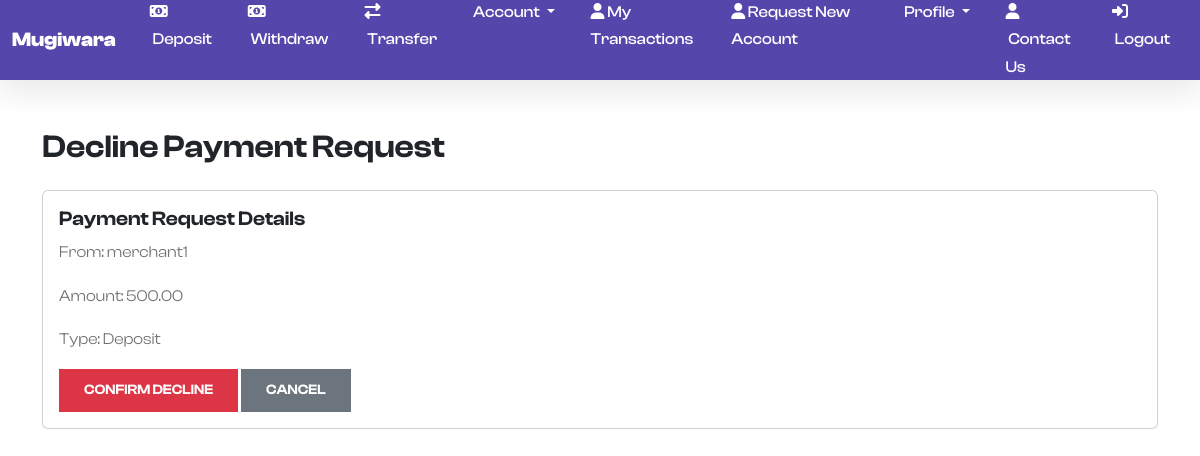
Page /decline_payment_request/2/ (signed in) on the committed database.
### users/models.py (models this page shows, shortened)
class PaymentRequest(models.Model):
    TRANSACTION_CHOICES = [
        ('deposit', 'Deposit'),
        ('withdraw', 'Withdraw'),
        ('transfer', 'Transfer')
    ]
    merchant = models.ForeignKey(BankingUser, on_delete=models.CASCADE, related_name='submitted_payments')
    transaction_type = models.CharField(max_length=8, choices=TRANSACTION_CHOICES)
    client1 = models.ForeignKey('Account', on_delete=models.CASCADE, related_name='client1_payments')  # Changed to Account
    client2 = models.ForeignKey('Account', on_delete=models.CASCADE, related_name='client2_payments', null=True, blank=True)  # Changed to Account
    amount = models.DecimalField(max_digits=10, decimal_places=2)
    otp = models.CharField(max_length=6, blank=True)
    otp_verified = models.BooleanField(default=False)
    transaction_approved = models.BooleanField(default=False)
    status = models.CharField(max_length=20, choices=[('pending', 'Pending'), ('approved', 'Approved'), ('declined', 'Declined')], default='pending')

class BankingUser(models.Model):
    User_types = {
        'iu_re': 'Regular Employee',
        'iu_sm': 'System Manager',
        'iu_sa': 'System Administrator',
        'eu_cust': 'Customer',
        'eu_mo': 'Merchant/Organization',
    }
    modification_status = {
        'pending': 'Waiting for Approval',
        'rejected': 'Rejected',
        'approved': 'Approved'
    }
    requesting_deletion = {
        'yes': 'Yes',
        'no': 'No'
    }
    user = models.OneToOneField(User, on_delete = models.CASCADE, related_name = 'user')
    usertype = models.CharField(max_length = 256, choices = User_types)
    dob = models.DateField(default = None, blank = True, null = True)
    mobile_number = models.CharField(max_length = 256, default=None, blank=True, null = True)
    street_address = models.CharField(max_length = 512, default=None, blank=True, null = True)
    city = models.CharField(max_length = 128, default=None, blank=True, null = True)
    state = models.CharField(max_length = 128, default=None, blank=True, null = True)
    zip_code = models.CharField(max_length = 10, default=None, blank=True, null = True)
    country = models.CharField(max_length = 256, default=None, blank=True, null = True)
    account_created = models.DateTimeField(auto_now_add = True, null = True)
    user_handler = models.ForeignKey("BankingUser", on_delete = models.CASCADE, related_name = 'internal_user', blank=True, null = True)
    pd_modification_status = models.CharField(max_length = 128, choices = modification_status, blank=True, null = True)
    pd_modified = models.DateTimeField(auto_now = True, blank=True, null = True)
    deletion = models.CharField(max_length = 128, choices = requesting_deletion, blank=True, null = True, default = 'no')
    deletion_status = models.CharField(max_length = 128, choices = modification_status, blank=True, null = True)

### users/views.py (the view)
# urls.py: path('decline_payment_request/<int:request_id>/', views.decline_payment_request, name='decline_payment_request'),
@login_required
def decline_payment_request(request, request_id):
    payment_request = get_object_or_404(PaymentRequest, id=request_id)
    if payment_request.status == 'pending':
        if request.method == 'POST':
            payment_request.status = 'declined'
            payment_request.save()
            messages.success(request, 'Payment request declined.')
            return redirect('all_transactions')  # Adjust the redirect as needed
        else:
            return render(request, 'users/decline_payment_request.html', {'payment_request': payment_request})
    else:
        messages.error(request, 'This payment request cannot be declined.')
        return redirect('users/all_transactions')  # Adjust the redirect as needed

### users/templates/users/decline_payment_request.html (shortened to what this page needs)
{% extends 'users/base.html' %}
{% load crispy_forms_tags %}
{% block content %}
<div class="container mt-5">
    <h2 class="mb-4">Decline Payment Request</h2>
    <div class="card">
        <div class="card-body">
            <h5 class="card-title">Payment Request Details</h5>
            <p class="card-text">From: {{ payment_request.merchant.user.username }}</p>
            <p class="card-text">Amount: {{ payment_request.amount }}</p>
            <p class="card-text">Type: {{ payment_request.get_transaction_type_display }}</p>
            <form method="POST">
                <button type="submit" class="btn btn-danger">Confirm Decline</button>
                <a href="{% url 'all_transactions' %}" class="btn btn-secondary">Cancel</a>
            </form>
        </div>
    </div>
</div>
{% endblock %}

### users/static/users/asset/css/style.css (style rules this page uses)
:root { --c-dark: #212529; --c-brand: #4e57d4; --c-brand-light: #6970dd; --c-brand-rgb: 78, 87, 212; --c-body: #727272; --font-base: "ClashDisplay", sans-serif; --box-shadow: 0px 15px 25px rgba(0,0,0,0.08); --transition: all 0.5s ease; }
body { font-family: var(--font-base); line-height: 1.7; color: var(--c-body); }
h1, h2, h3,h4, h5, h6, .h1, .h2, .h3, .h4, .h5, .h6 { font-weight: 600; color: var(--c-dark); }
a { text-decoration: none; color: var(--c-brand); transition: var(--transition); }
.btn { font-weight: 600; font-size: 14px; text-transform: uppercase; border-radius: 0; padding: 10px 24px; }

### rows in the picture
PaymentRequest: merchant.user.username "merchant1", amount "500.00", transaction_type "Deposit"
